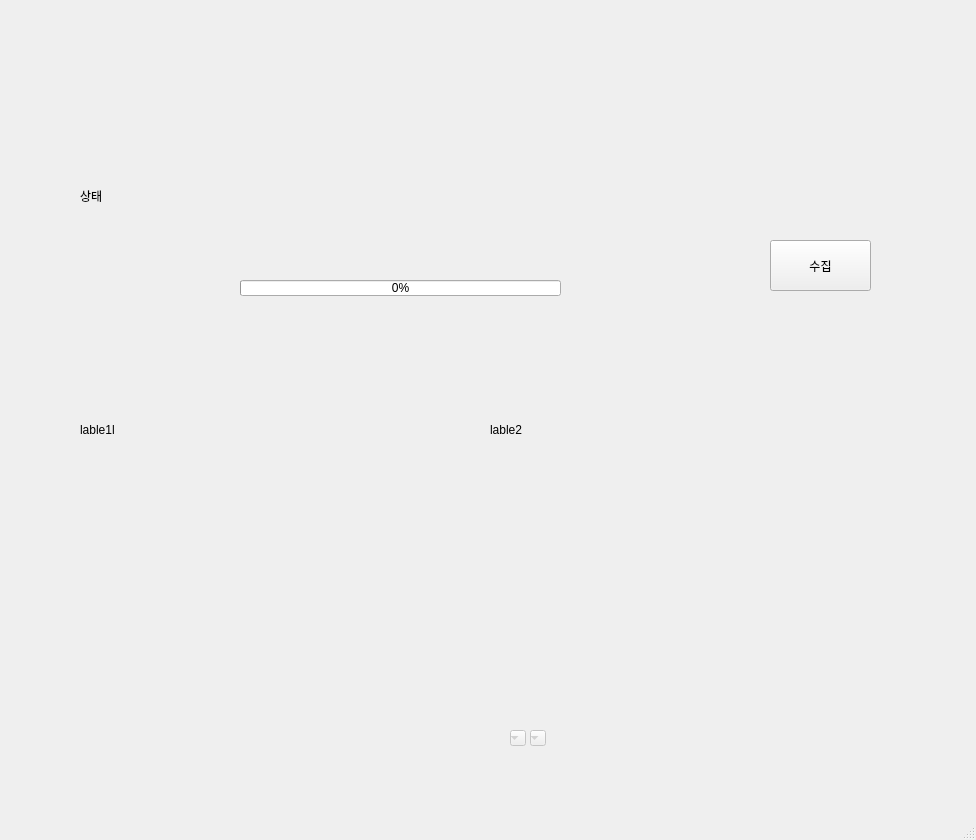
<?xml version="1.0" encoding="UTF-8"?>
<ui version="4.0">
 <class>MainWindow</class>
 <widget class="QMainWindow" name="MainWindow">
  <property name="geometry">
   <rect>
    <x>0</x>
    <y>0</y>
    <width>976</width>
    <height>840</height>
   </rect>
  </property>
  <property name="windowTitle">
   <string>fsensor v1.0</string>
  </property>
  <widget class="QWidget" name="centralwidget">
   <widget class="QPushButton" name="pushButton_run">
    <property name="geometry">
     <rect>
      <x>770</x>
      <y>240</y>
      <width>101</width>
      <height>51</height>
     </rect>
    </property>
    <property name="text">
     <string>수집</string>
    </property>
   </widget>
   <widget class="QLabel" name="label1">
    <property name="geometry">
     <rect>
      <x>80</x>
      <y>310</y>
      <width>320</width>
      <height>240</height>
     </rect>
    </property>
    <property name="text">
     <string>lable1l</string>
    </property>
   </widget>
   <widget class="QComboBox" name="comboBox_id">
    <property name="enabled">
     <bool>false</bool>
    </property>
    <property name="geometry">
     <rect>
      <x>530</x>
      <y>730</y>
      <width>16</width>
      <height>16</height>
     </rect>
    </property>
   </widget>
   <widget class="QComboBox" name="comboBox_state">
    <property name="enabled">
     <bool>false</bool>
    </property>
    <property name="geometry">
     <rect>
      <x>510</x>
      <y>730</y>
      <width>16</width>
      <height>16</height>
     </rect>
    </property>
   </widget>
   <widget class="QLabel" name="label2">
    <property name="geometry">
     <rect>
      <x>490</x>
      <y>310</y>
      <width>320</width>
      <height>240</height>
     </rect>
    </property>
    <property name="text">
     <string>lable2</string>
    </property>
   </widget>
   <widget class="QProgressBar" name="progressBar1">
    <property name="geometry">
     <rect>
      <x>240</x>
      <y>280</y>
      <width>321</width>
      <height>16</height>
     </rect>
    </property>
    <property name="autoFillBackground">
     <bool>true</bool>
    </property>
    <property name="value">
     <number>0</number>
    </property>
   </widget>
   <widget class="QLabel" name="plzlabel">
    <property name="geometry">
     <rect>
      <x>80</x>
      <y>170</y>
      <width>681</width>
      <height>51</height>
     </rect>
    </property>
    <property name="text">
     <string>상태</string>
    </property>
   </widget>
  </widget>
  <widget class="QStatusBar" name="statusbar"/>
 </widget>
 <resources/>
 <connections/>
</ui>
